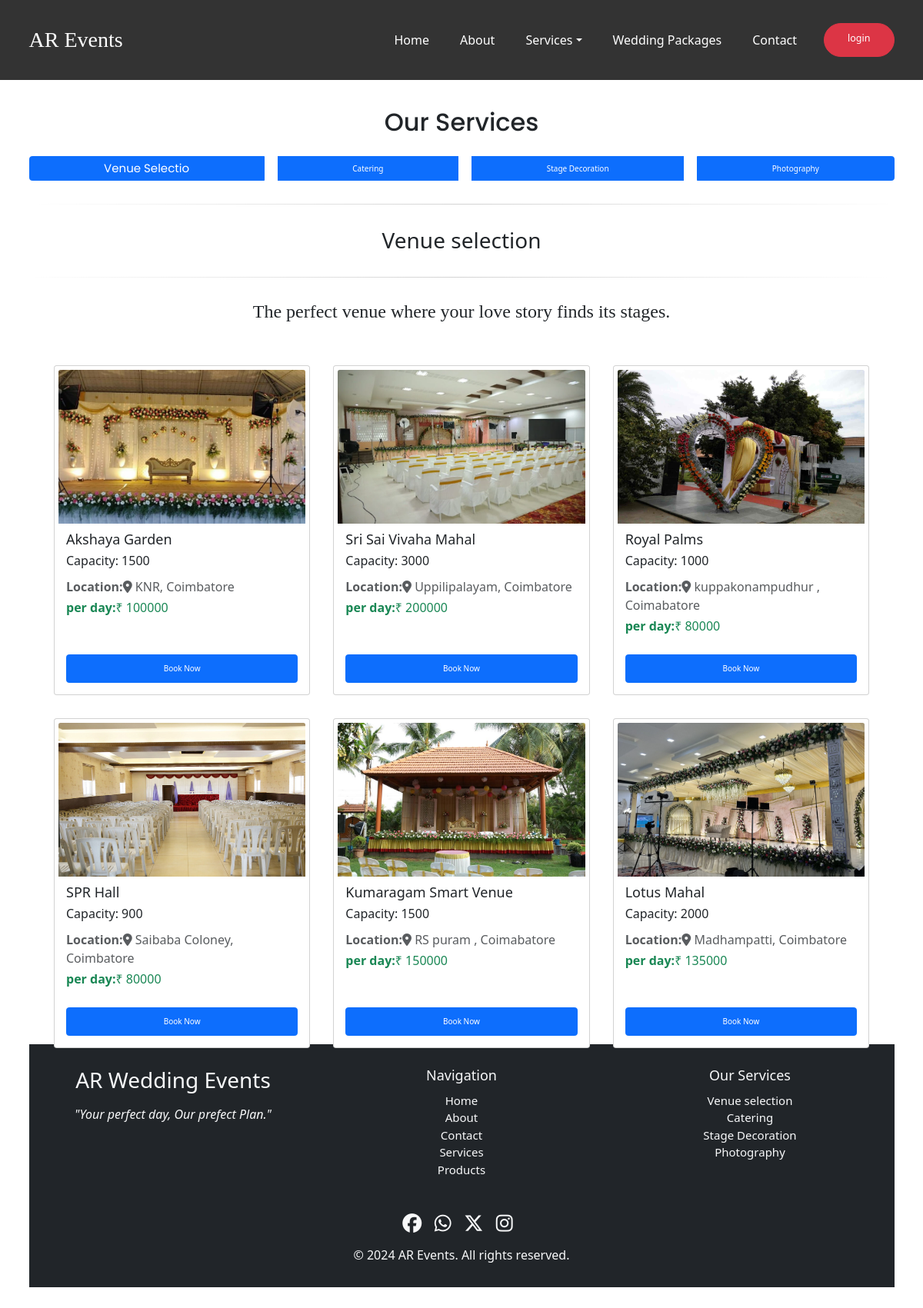
/services/, run on an earlier commit of the app's database.
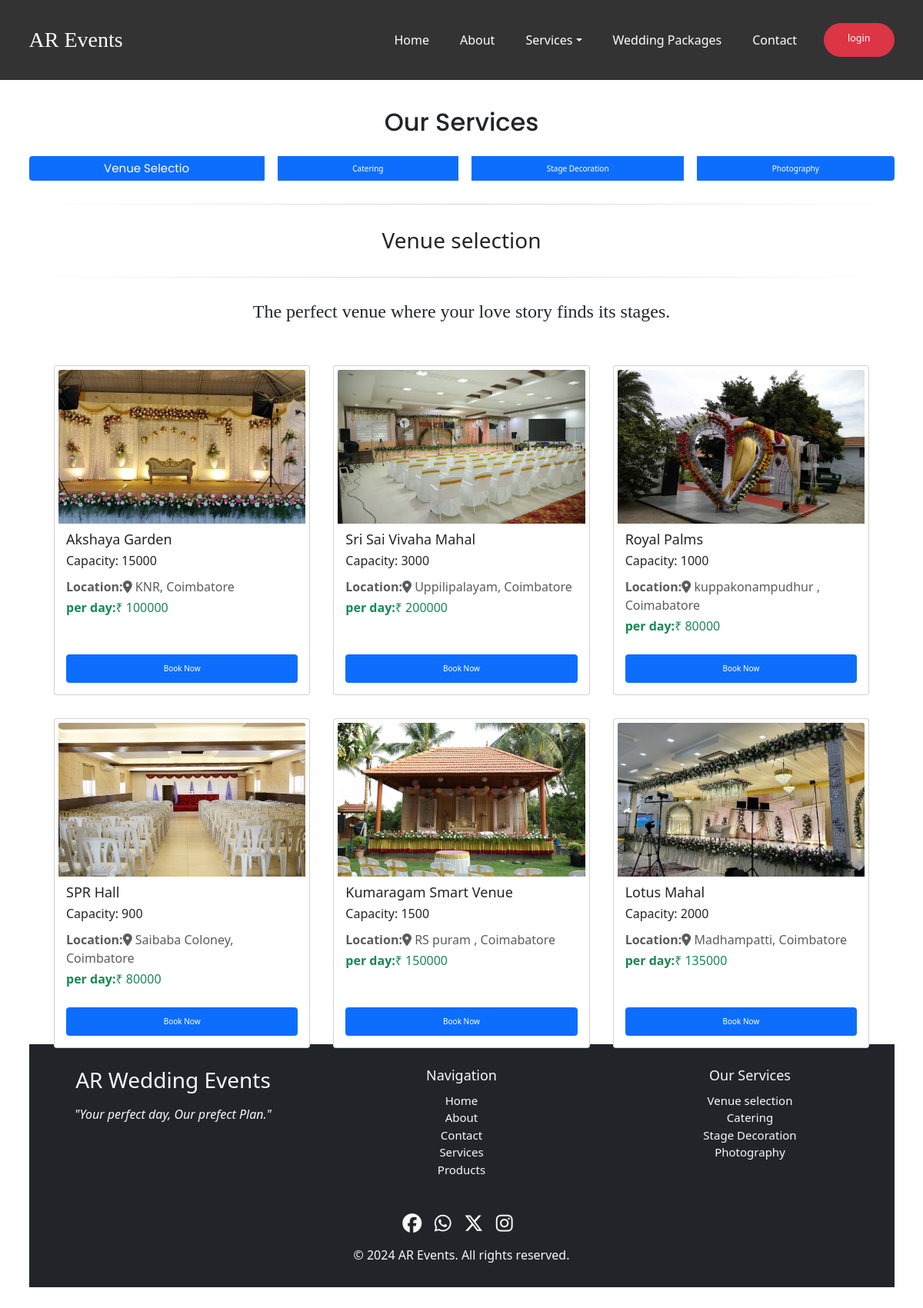
And on a later commit of the database.
### Events/models.py (models this page shows, shortened)
class Venue(models.Model):
    name = models.CharField(max_length=80)
    image = models.ImageField(upload_to='venues/', null=True, blank=True)
    location = models.CharField(max_length=80)
    capacity = models.IntegerField()
    price_per_day = models.IntegerField()
    availability = models.BooleanField(default=True, help_text="1 - Available, 0 - Not Available")

### Events/views.py (the view)
# urls.py: path("services/", views.services, name="services"),
def services(request):
    venues = Venue.objects.filter(availability=True)
    catering = Catering.objects.all()
    stagedecoration = StageDecoration.objects.all()
    photography = Photography.objects.all()
    return render(request, 'service.html', {"venues": venues , 'catering':catering , 'photography':photography , 'stagedecoration':stagedecoration})

### Events/templates/service.html (shortened to what this page needs)
{% extends 'layouts/main.html' %}
{%block content %}
    <div class="container py-5 mt-100">
        <h2 class="text-center mb-4" style="padding:10px;font-family: 'poppins';">Our Services</h2>
        <div class="btn-group d-flex justify-content-center mb-3" role="group" style="gap:18px;">
          <button class="btn btn-primary" data-bs-toggle="collapse" data-bs-target="#venue" aria-expanded="true" style="font-size: 15px;font-family: poppins;">Venue Selectio</button>
          <button class="btn btn-primary" data-bs-toggle="collapse" data-bs-target="#catering">Catering</button>
          <button class="btn btn-primary" data-bs-toggle="collapse" data-bs-target="#decoration">Stage Decoration</button>
          <button class="btn btn-primary" data-bs-toggle="collapse" data-bs-target="#photography">Photography</button>
        </div>
        <div id="venue" class="collapse show">
          <div class="container">
            <h3 class="text-center" style="padding:30px;border-bottom: solid 1.5px;
            border-top:solid 1.5px;
            border-image: linear-gradient(100deg, #fff, lightgrey,#fff);
            border-image-slice: 1;
            margin-top: 30px;">Venue selection</h3>
            <h4 class="text-center" style="margin-top: 30px;font-family: 'cursive';">The perfect venue where your love story finds its stages.</h4>
            <div class="row row-cols-1 row-cols-sm-2 row-cols-md-3 g-5 m-3">
              {% for venus in venues %}
              <div class="col">
                <div class="card h-100 mt-4 p-2">
                  <img src="{{ venus.image.url }}" class="card-img-top" alt="Venue Image" style="height:200px;object-fit: cover;">
                  <div class="card-body d-flex flex-column">
                      <h5 class="card-title">{{ venus.name }}</h5>
                      <p class="card-text">Capacity: {{ venus.capacity }}</p>
                      <p class="text-muted mb-1"><strong>Location:</strong><i class="fa-solid fa-location-dot"></i> {{ venus.location }}</p>
                      <p class="text-success"><strong> per day:</strong>&#8377; {{ venus.price_per_day }}</p>
                      <a href="{% url 'book_venue' venus.id %}" class="btn btn-primary mt-auto py-3">Book Now</a>
                  </div>
              </div>
              </div>
              {%endfor%}
            </div>
          </div>
          </div>
{% endblock content %}

### Events/templates/layouts/main.html (shortened to what this page needs)
<!DOCTYPE html>
<html lang="en">
<head>
    {% load static %}
    <link href="https://cdn.jsdelivr.net/npm/bootstrap@5.3.3/dist/css/bootstrap.min.css" rel="stylesheet">
    <link rel="stylesheet" href="{% static 'style.css' %}">
    <link rel="stylesheet" href="https://cdnjs.cloudflare.com/ajax/libs/font-awesome/6.6.0/css/all.min.css"
 />
</head>
<body>
    {% include 'inc/navbar.html'%}
    {% block content %}
    {% endblock content %}
    {% include 'inc/footer.html'%}
</body>
</html>
</body>
</html>

### Events/templates/inc/navbar.html (shortened to what this page needs)
<header>
    <nav class="navbar navbar-expand-lg dark-black p-5 position-fixed top-0 w-100 z-3">
        <div class="container">
            <a href="#" class="logo text-decoration-none text-white segoe-font"><h3 style="font-family:cursive;">AR Events</h2></a>
            <div class="navbar-collapse collapse mt-3 mt-lg-0" id="navbarToggler">
                <ul class="navbar-nav ms-auto">
                    <li class=" nav-item me-lg-5"><a href="{% url 'home' %}" class="nav-link text-white">Home</a></li>
                    <li class=" nav-item me-lg-5"><a href="#" class="nav-link text-white">About</a></li>
                    <li class=" nav-item me-lg-5 dropdown"><a href="#" class="nav-link text-white dropdown-toggle" id="serviceDropdown" aria-expanded="false" role="button" data-bs-toggle="dropdown">Services</a>
                    </li>
                    <li class=" nav-item me-lg-5"><a href="#" class="nav-link text-white">Wedding Packages</a></li>
                    <li class=" nav-item me-lg-5"><a href="#" class="nav-link text-white">Contact</a></li>
                    <li class="btn btn-danger btn-lg px-5 py-3 rounded-pill text-center"><a href="{% url 'login' %}" class="text-white" style="text-decoration: none;">login</a></li>
                </ul>
            </div>
        </div>
    </nav>
</header>

### Events/templates/inc/footer.html
<footer class="bg-dark text-light py-5">
    <div class="container">
        <div class="row">
            <div class="col-md-4 mb-4 text-center">
                <h3>AR Wedding Events</h3>
                <p class="fst-italic mt-4">"Your perfect day, Our prefect Plan."</p>
            </div>
            <div class="col-md-4 mb-4 text-center">
                <h5>Navigation</h5>
                <ul class="list-unstyled  mt-3" style="font-size: 15px;">
                    <li>Home</li>
                    <li>About</li>
                    <li>Contact</li>
                    <li>Services</li>
                    <li>Products</li>
                </ul>
            </div>
            <div class="col-md-4 mb-4 text-center">
                <h5>Our Services</h5>
                <ul class="list-unstyled  mt-3" style="font-size: 15px;">
                    <li>Venue selection</li>
                    <li>Catering</li>
                    <li>Stage Decoration</li>
                    <li>Photography</li>
                </ul>
            </div>
        </div>
        <div class="row text-center mt-4">
            <div class="col social-icons" style="font-size: 25px;">
                <a href="#" class="text-light me-3 icon fb"><i class="fa-brands fa-facebook"></i></a>
                <a href="#" class="text-light me-3 icon whatsapp"><i class="fa-brands fa-whatsapp"></i></a>
                <a href="#" class="text-light me-3 icon x"><i class="fa-brands fa-x-twitter"></i></a>
                <a href="#" class="text-light me-3 icon insta"><i class="fa-brands fa-instagram"></i></a>
            </div>
        </div>
        <div class="row text-center mt-3">
            <div class="col">
                <p class="mb-0">&copy; 2024 AR Events. All rights reserved.</p>
            </div>
        </div>
    </div>
</footer>

### static/style.css (style rules this page uses)
* { margin:0; padding:0; box-sizing: border-box; }
html { font-size: 10px; scroll-behavior: smooth; }
:root { --dark-blue:#333333; --pure-white:#ffffff; --sky-blue:#0D6EFD; --grey:#686868; --h1-font:7rem; --h2-font:3.2rem; --h3-font:2.8rem; --h4-font:2.4rem; --font-20px: 2rem; --h5-font:1.8rem; --p-font:1.6rem; --font-segoe-UI:'segoe UI'; --font-pop:'poppins'; }
body { font-family:var(--font-segoe-UI); }
.h1,.h2,.h3,.h4,.h5,.h6,h1,h2,h3,h4,h5,h6 { margin-bottom: 0; }
.dark-black { background-color: var(--dark-blue); }
h2 { font-size: var(--h2-font); }
h3 { font-size:var(--h3-font); }
h4 { font-size:var(--h4-font); }
h5 { font-size:var(--h5-font); }
p,.p-font-size { font-size:var(--p-font); }
.segoe-font { font-family: var(--font-segoe-UI); }
.mt-100 { margin-top: 10rem; }
.nav-link { font-size: var(--p-font); padding: 1rem 0.2rem; position:relative; }
.nav-link::before { content:''; position:absolute; width:0; height:0.15rem; background-color: var(--pure-white); bottom: 0.2rem; left:0; visibility: hidden; text-align: center; transition: all 0.3s ease-in-out; }

What changed in the data, as far as the page shows it:
changed Venue "Akshaya Garden": capacity "1500" → "15000"
